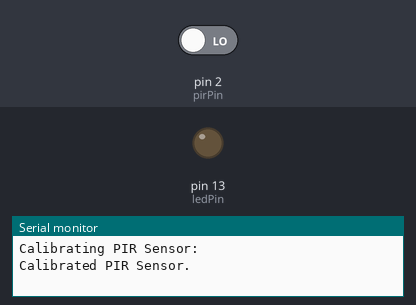
A sketch run on a simulated Arduino Uno, built with avr-gcc and run on an emulated ATmega328P. Parts: output pins drawn as LEDs (lit = HIGH), the last lines printed to the serial monitor. The inputs (shaded band) are chosen by the test bench; at power-on: pin 2 (pirPin) LOW.

Above: at 6.2 s.
6.3 s: pin 2 (pirPin) driven HIGH
At 6.8 s:
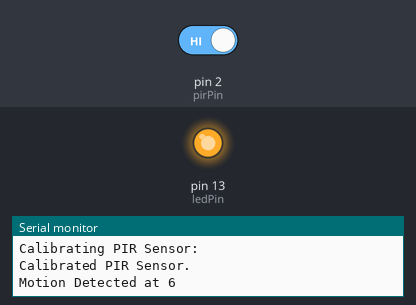
7.8 s: pin 2 (pirPin) driven LOW
At 9.2 s:
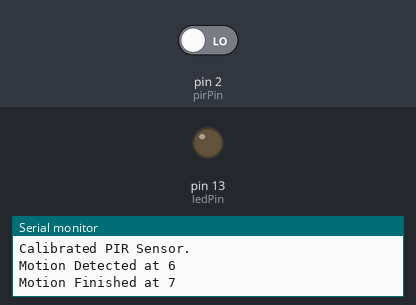
Timing chart, 0 to 10.8 s (numbered marks = the images above; inputs shaded):
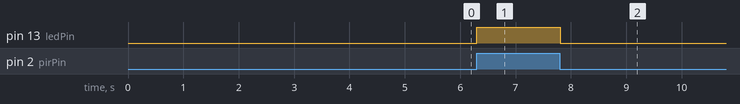

Measured:
- after the input at 6.3 s, pin 13 (ledPin): LOW → HIGH at once
- after the input at 7.8 s, pin 13 (ledPin): HIGH → LOW at once

The sketch:

PIR.ino
```cpp
const int calibrationTime = 5000, pirPin = 2, ledPin = 13;
int pirState = LOW, val = 0, startTime = 0;

void setup()
{
  pinMode(ledPin, OUTPUT);
  pinMode(pirPin, INPUT);
  Serial.begin(9600);
  calibrate();
}

void loop()
{
  val = digitalRead(pirPin);
  if (val != pirState)
  {
    if (val == HIGH)
    {
      digitalWrite(ledPin, HIGH);
      startTime = millis() / 1000;
      Serial.println("Motion Detected at " + String(startTime));
    }
    else
    {
      digitalWrite(ledPin, LOW);
      Serial.println("Motion Finished at " + String(millis() / 1000));
    }
    pirState = val;
  }
  delay(10);
}

void calibrate()
{
  Serial.println("Calibrating PIR Sensor:");
  digitalWrite(pirPin, LOW);
  delay(calibrationTime);
  Serial.println("Calibrated PIR Sensor.");
}
```
